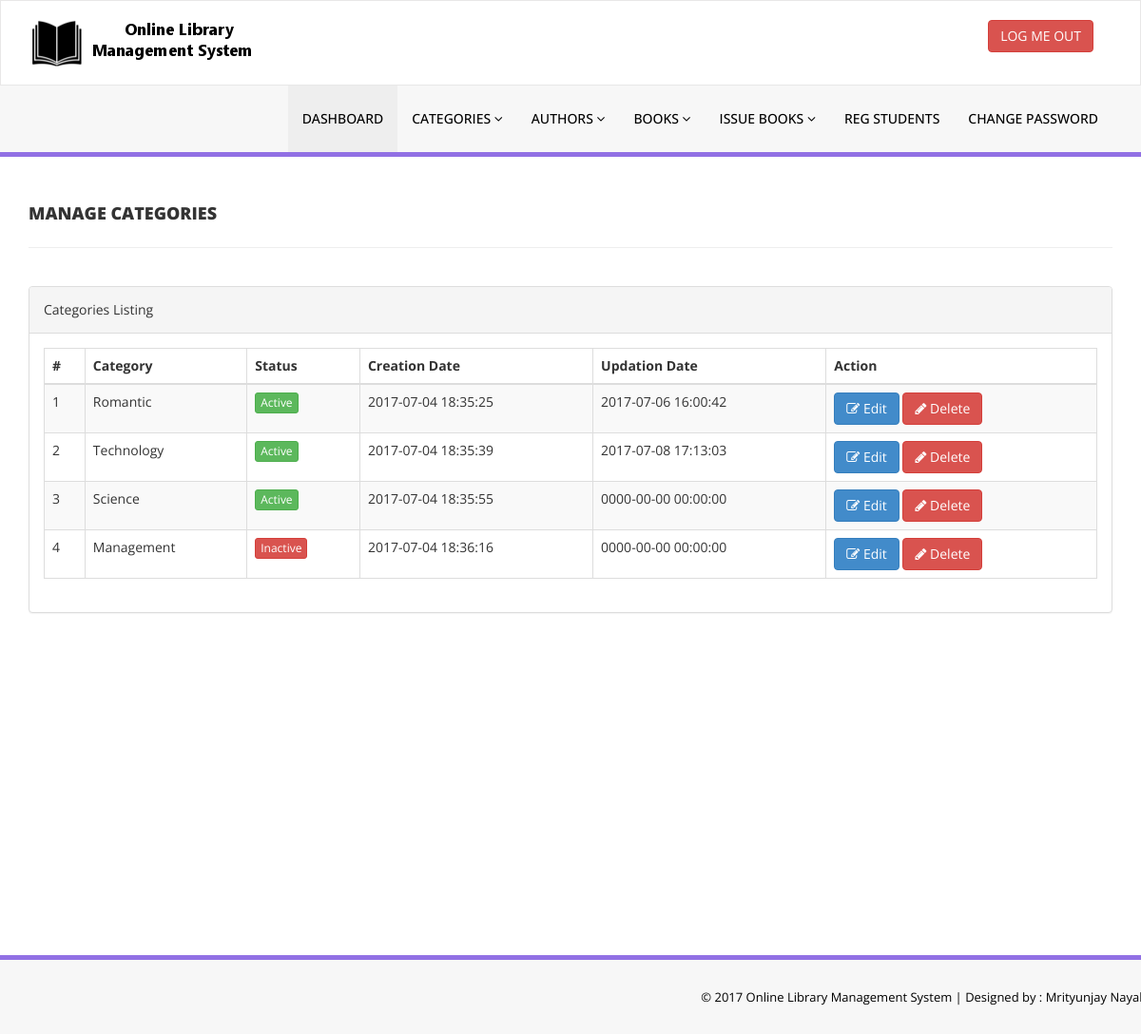
The page /library/admin/manage-categories.php (signed in) on the database as committed earlier.
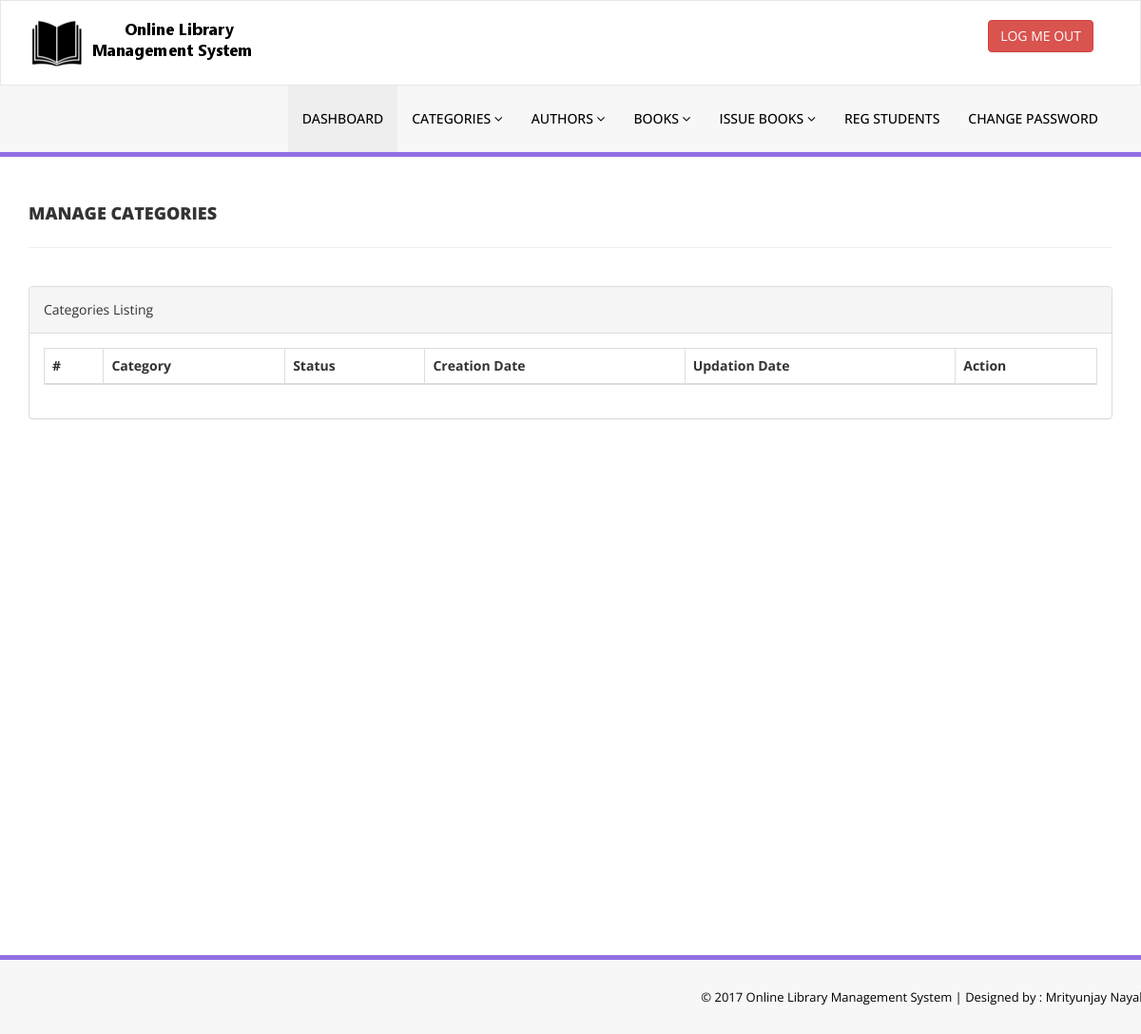
The same page on the database as committed later.
### tables this page shows
CREATE TABLE `tblcategory` (
  `id` int(11) NOT NULL,
  `CategoryName` varchar(150) DEFAULT NULL,
  `Status` int(1) DEFAULT NULL,
  `CreationDate` timestamp NULL DEFAULT current_timestamp(),
  `UpdationDate` timestamp NULL DEFAULT '0000-00-00 00:00:00' ON UPDATE current_timestamp()
);

### library/admin/manage-categories.php (the view, shortened to what this page needs)
<?php
include('includes/config.php');
if(strlen($_SESSION['alogin'])==0)
    {
header('location:index.php');
}
else{
    ?>
<!DOCTYPE html>
<html xmlns="http://www.w3.org/1999/xhtml">
<head>
    <link href="assets/css/bootstrap.css" rel="stylesheet" />
    <link href="assets/css/font-awesome.css" rel="stylesheet" />
    <link href="assets/js/dataTables/dataTables.bootstrap.css" rel="stylesheet" />
    <link href="assets/css/style.css" rel="stylesheet" />
</head>
<body>
<?php include('includes/header.php');?>
    <div class="content-wrapper">
         <div class="container">
        <div class="row pad-botm">
            <div class="col-md-12">
                <h4 class="header-line">Manage Categories</h4>
    </div>
     <div class="row">
</div>
        </div>
            <div class="row">
                <div class="col-md-12">
                    <div class="panel panel-default">
                        <div class="panel-heading">
                           Categories Listing
                        </div>
                        <div class="panel-body">
                            <div class="table-responsive">
                                <table class="table table-striped table-bordered table-hover" id="dataTables-example">
                                    <thead>
                                        <tr>
                                            <th>#</th>
                                            <th>Category</th>
                                            <th>Status</th>
                                            <th>Creation Date</th>
                                            <th>Updation Date</th>
                                            <th>Action</th>
                                        </tr>
                                    </thead>
                                    <tbody>
<?php $sql = "SELECT * from  tblcategory";
$query = $dbh -> prepare($sql);
$query->execute();
$results=$query->fetchAll(PDO::FETCH_OBJ);
$cnt=1;
if($query->rowCount() > 0)
{
foreach($results as $result)
{               ?>
                                        <tr class="odd gradeX">
                                            <td class="center"><?php echo htmlentities($cnt);?></td>
                                            <td class="center"><?php echo htmlentities($result->CategoryName);?></td>
                                            <td class="center"><?php if($result->Status==1) {?>
                                            <a href="#" class="btn btn-success btn-xs">Active</a>
                                            <?php } else {?>
                                            <a href="#" class="btn btn-danger btn-xs">Inactive</a>
                                            <?php } ?></td>
                                            <td class="center"><?php echo htmlentities($result->CreationDate);?></td>
                                            <td class="center"><?php echo htmlentities($result->UpdationDate);?></td>
                                            <td class="center">
                                            <a href="edit-category.php?catid=<?php echo htmlentities($result->id);?>"><button class="btn btn-primary"><i class="fa fa-edit "></i> Edit</button>
                                          <a href="manage-categories.php?del=<?php echo htmlentities($result->id);?>" onclick="return confirm('Are you sure you want to delete?');"" >  <button class="btn btn-danger"><i class="fa fa-pencil"></i> Delete</button>
                                            </td>
                                        </tr>
 <?php $cnt=$cnt+1;}} ?>
                                    </tbody>
                                </table>
                            </div>
                        </div>
                    </div>
                </div>
            </div>
    </div>
    </div>
  <?php include('includes/footer.php');?>
</body>
</html>
<?php } ?>

Rows that differ between the two databases and show on the page:
removed tblcategory: CategoryName "Romantic", Status "Active", CreationDate "2017-07-04 18:35:25", UpdationDate "2017-07-06 16:00:42"
removed tblcategory: CategoryName "Technology", Status "Active", CreationDate "2017-07-04 18:35:39", UpdationDate "2017-07-08 17:13:03"
removed tblcategory: CategoryName "Science", Status "Active", CreationDate "2017-07-04 18:35:55", UpdationDate "0000-00-00 00:00:00"
removed tblcategory: CategoryName "Management", Status "Inactive", CreationDate "2017-07-04 18:36:16", UpdationDate "0000-00-00 00:00:00"
